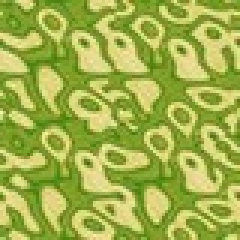
#> input picture python/imageQuilting/dat/pattern.jpg, 80 x 80 px, found by its file name (shown 3 times larger)
$ python PatchBasedSynthesis.py   (Python 2 division)   (older library calls are emulated)
#> lines starting #> are read from the running program, lines starting #| are printed output that depends on the picture; after the words box and inside, x2 and y2 are one past the last pixel; in counts of white or black regions, pixels touching at a corner belong together
#!/usr/bin/python

import cv2
import sys
import time
import numpy as np
from random import randint

img_sample = np.zeros((100,100,3), np.uint8);
img  = np.zeros((100,100,3), np.uint8);
PatchSize    = 0
OverlapWidth = 0
InitialThresConstant = 0.0
sample_width  = 0
sample_height = 0
img_height = 250
img_width  = 200

#---------------------------------------------------------------------------------------#
# |                      Best Fit Patch and related functions                           |#
#---------------------------------------------------------------------------------------#
def OverlapErrorVertical( imgPx, samplePx ):
    iLeft,jLeft   = imgPx
    iRight,jRight = samplePx
    OverlapErr = 0
    diff = np.zeros((3))
    for i in range( PatchSize ):
        for j in range( OverlapWidth ):
            diff[0] =  int(img[i + iLeft, j+ jLeft][0]) - int(img_sample[i + iRight, j + jRight][0])
            diff[1] =  int(img[i + iLeft, j+ jLeft][1]) - int(img_sample[i + iRight, j + jRight][1])
            diff[2] =  int(img[i + iLeft, j+ jLeft][2]) - int(img_sample[i + iRight, j + jRight][2])
            OverlapErr += (diff[0]**2 + diff[1]**2 + diff[2]**2)**0.5
    return OverlapErr

def OverlapErrorHorizntl( leftPx, rightPx ):
    iLeft,jLeft = leftPx
    iRight,jRight = rightPx
    OverlapErr = 0
    diff = np.zeros((3))
    for i in range( OverlapWidth ):
        for j in range( PatchSize ):
            diff[0] =  int(img[i + iLeft, j+ jLeft][0]) - int(img_sample[i + iRight, j + jRight][0])
            diff[1] =  int(img[i + iLeft, j+ jLeft][1]) - int(img_sample[i + iRight, j + jRight][1])
            diff[2] =  int(img[i + iLeft, j+ jLeft][2]) - int(img_sample[i + iRight, j + jRight][2])
            OverlapErr += (diff[0]**2 + diff[1]**2 + diff[2]**2)**0.5
    return OverlapErr

def GetBestPatches( px, ThresholdOverlapError ):#Will get called in GrowImage
    PixelList = []
    #check for top layer
    if px[0] == 0:
        for i in range(sample_height - PatchSize):
            for j in range(OverlapWidth, sample_width - PatchSize ):
                error = OverlapErrorVertical( (px[0], px[1] - OverlapWidth), (i, j - OverlapWidth)  )
                #print "- Test Patch (%d, %d), Vertical overlap error=%f" %(i, j,error)
                if error  < ThresholdOverlapError:
                    PixelList.append((i,j))
                elif error < ThresholdOverlapError/2:
                    return [(i,j)]
    #check for leftmost layer
    elif px[1] == 0:
        for i in range(OverlapWidth, sample_height - PatchSize ):
            for j in range(sample_width - PatchSize):
                error = OverlapErrorHorizntl( (px[0] - OverlapWidth, px[1]), (i - OverlapWidth, j)  )
                #print "- Test Patch (%d, %d), Horizntl overlap error=%f" %(i, j,error)
                if error  < ThresholdOverlapError:
                    PixelList.append((i,j))
                elif error < ThresholdOverlapError/2:
                    return [(i,j)]
    #for pixel placed inside
    else:
        for i in range(OverlapWidth, sample_height - PatchSize):
            for j in range(OverlapWidth, sample_width - PatchSize):
                error_Vertical   = OverlapErrorVertical( (px[0], px[1] - OverlapWidth), (i,j - OverlapWidth)  )
                error_Horizntl   = OverlapErrorHorizntl( (px[0] - OverlapWidth, px[1]), (i - OverlapWidth,j) )
                #print "- Test Patch (%d, %d), Vertical error=%f, Horizntl error=%f" %(i, j,error_Vertical, error_Horizntl)
                if error_Vertical  < ThresholdOverlapError and error_Horizntl < ThresholdOverlapError:
                    PixelList.append((i,j))
                elif error_Vertical < ThresholdOverlapError/2 and error_Horizntl < ThresholdOverlapError/2:
                    return [(i,j)]
    return PixelList

#-----------------------------------------------------------------------------------------------#
# |                              Quilting and related Functions                                 |#
#-----------------------------------------------------------------------------------------------#

def SSD_Error( offset, imgPx, samplePx ):
    err_r = int(img[imgPx[0] + offset[0], imgPx[1] + offset[1]][0]) - int(img_sample[samplePx[0] + offset[0], samplePx[1] + offset[1]][0])
    err_g = int(img[imgPx[0] + offset[0], imgPx[1] + offset[1]][1]) - int(img_sample[samplePx[0] + offset[0], samplePx[1] + offset[1]][1])
    err_b = int(img[imgPx[0] + offset[0], imgPx[1] + offset[1]][2]) - int(img_sample[samplePx[0] + offset[0], samplePx[1] + offset[1]][2])
    return (err_r**2 + err_g**2 + err_b**2) / 3.0

#---------------------------------------------------------------#
# |                  Calculating Cost                           |#
#---------------------------------------------------------------#

def GetCostVertical(imgPx, samplePx):
    Cost = np.zeros((PatchSize, OverlapWidth))
    for j in range(OverlapWidth):
        for i in range(PatchSize):
            if i == PatchSize - 1:
                Cost[i,j] = SSD_Error((i ,j - OverlapWidth), imgPx, samplePx)
            else:
                if j == 0 :
                    Cost[i,j] = SSD_Error((i , j - OverlapWidth), imgPx, samplePx) + min( SSD_Error((i + 1, j - OverlapWidth), imgPx, samplePx),SSD_Error((i + 1,j + 1 - OverlapWidth), imgPx, samplePx) )
                elif j == OverlapWidth - 1:
                    Cost[i,j] = SSD_Error((i, j - OverlapWidth), imgPx, samplePx) + min( SSD_Error((i + 1, j - OverlapWidth), imgPx, samplePx), SSD_Error((i + 1, j - 1 - OverlapWidth), imgPx, samplePx) )
                else:
                    Cost[i,j] = SSD_Error((i, j -OverlapWidth), imgPx, samplePx) + min(SSD_Error((i + 1, j - OverlapWidth), imgPx, samplePx),SSD_Error((i + 1, j + 1 - OverlapWidth), imgPx, samplePx),SSD_Error((i + 1, j - 1 - OverlapWidth), imgPx, samplePx))
    return Cost

def GetCostHorizntl(imgPx, samplePx):
    Cost = np.zeros((OverlapWidth, PatchSize))
    for i in range( OverlapWidth ):
        for j in range( PatchSize ):
            if j == PatchSize - 1:
                Cost[i,j] = SSD_Error((i - OverlapWidth, j), imgPx, samplePx)
            elif i == 0:
                Cost[i,j] = SSD_Error((i - OverlapWidth, j), imgPx, samplePx) + min(SSD_Error((i - OverlapWidth, j + 1), imgPx, samplePx), SSD_Error((i + 1 - OverlapWidth, j + 1), imgPx, samplePx))
            elif i == OverlapWidth - 1:
                Cost[i,j] = SSD_Error((i - OverlapWidth, j), imgPx, samplePx) + min(SSD_Error((i - OverlapWidth, j + 1), imgPx, samplePx), SSD_Error((i - 1 - OverlapWidth, j + 1), imgPx, samplePx))
            else:
                Cost[i,j] = SSD_Error((i - OverlapWidth, j), imgPx, samplePx) + min(SSD_Error((i - OverlapWidth, j + 1), imgPx, samplePx), SSD_Error((i + 1 - OverlapWidth, j + 1), imgPx, samplePx), SSD_Error((i - 1 - OverlapWidth, j + 1), imgPx, samplePx))
    return Cost

#---------------------------------------------------------------#
# |                  Finding Minimum Cost Path                  |#
#---------------------------------------------------------------#

def FindMinCostPathVertical(Cost):
    Boundary = np.zeros((PatchSize),np.int)
    ParentMatrix = np.zeros((PatchSize, OverlapWidth),np.int)
    for i in range(1, PatchSize):
        for j in range(OverlapWidth):
            if j == 0:
                ParentMatrix[i,j] = j if Cost[i-1,j] < Cost[i-1,j+1] else j+1
            elif j == OverlapWidth - 1:
                ParentMatrix[i,j] = j if Cost[i-1,j] < Cost[i-1,j-1] else j-1
            else:
                curr_min = j if Cost[i-1,j] < Cost[i-1,j-1] else j-1
                ParentMatrix[i,j] = curr_min if Cost[i-1,curr_min] < Cost[i-1,j+1] else j+1
            Cost[i,j] += Cost[i-1, ParentMatrix[i,j]]
    minIndex = 0
    for j in range(1,OverlapWidth):
        minIndex = minIndex if Cost[PatchSize - 1, minIndex] < Cost[PatchSize - 1, j] else j
    Boundary[PatchSize-1] = minIndex
    for i in range(PatchSize - 1,0,-1):
        Boundary[i - 1] = ParentMatrix[i,Boundary[i]]
    return Boundary

def FindMinCostPathHorizntl(Cost):
    Boundary = np.zeros(( PatchSize),np.int)
    ParentMatrix = np.zeros((OverlapWidth, PatchSize),np.int)
    for j in range(1, PatchSize):
        for i in range(OverlapWidth):
            if i == 0:
                ParentMatrix[i,j] = i if Cost[i,j-1] < Cost[i+1,j-1] else i + 1
            elif i == OverlapWidth - 1:
                ParentMatrix[i,j] = i if Cost[i,j-1] < Cost[i-1,j-1] else i - 1
            else:
                curr_min = i if Cost[i,j-1] < Cost[i-1,j-1] else i - 1
                ParentMatrix[i,j] = curr_min if Cost[curr_min,j-1] < Cost[i-1,j-1] else i + 1
            Cost[i,j] += Cost[ParentMatrix[i,j], j-1]
    minIndex = 0
    for i in range(1,OverlapWidth):
        minIndex = minIndex if Cost[minIndex, PatchSize - 1] < Cost[i, PatchSize - 1] else i
    Boundary[PatchSize-1] = minIndex
    for j in range(PatchSize - 1,0,-1):
        Boundary[j - 1] = ParentMatrix[Boundary[j],j]
    return Boundary

#---------------------------------------------------------------#
# |                      Quilting                               |#
#---------------------------------------------------------------#

def QuiltVertical(Boundary, imgPx, samplePx):
    for i in range(PatchSize):
        for j in range(Boundary[i], 0, -1):
            img[imgPx[0] + i, imgPx[1] - j] = img_sample[ samplePx[0] + i, samplePx[1] - j ]
def QuiltHorizntl(Boundary, imgPx, samplePx):
    for j in range(PatchSize):
        for i in range(Boundary[j], 0, -1):
            img[imgPx[0] - i, imgPx[1] + j] = img_sample[samplePx[0] - i, samplePx[1] + j]

def QuiltPatches( imgPx, samplePx ):
    #check for top layer
    if imgPx[0] == 0:
        Cost = GetCostVertical(imgPx, samplePx)
        #print "- Patches ", imgPx, samplePx
        #print "-   Quilting Cost ", Cost
        # Getting boundary to stitch
        Boundary = FindMinCostPathVertical(Cost)
        #Quilting Patches
        QuiltVertical(Boundary, imgPx, samplePx)
    #check for leftmost layer
    elif imgPx[1] == 0:
        Cost = GetCostHorizntl(imgPx, samplePx)
        #Boundary to stitch
        Boundary = FindMinCostPathHorizntl(Cost)
        #Quilting Patches
        QuiltHorizntl(Boundary, imgPx, samplePx)
    #for pixel placed inside
    else:
        CostVertical = GetCostVertical(imgPx, samplePx)
        CostHorizntl = GetCostHorizntl(imgPx, samplePx)
        BoundaryVertical = FindMinCostPathVertical(CostVertical)
        BoundaryHorizntl = FindMinCostPathHorizntl(CostHorizntl)
        QuiltVertical(BoundaryVertical, imgPx, samplePx)
        QuiltHorizntl(BoundaryHorizntl, imgPx, samplePx)

#--------------------------------------------------------------------------------------------------------#
#                                   Growing Image Patch-by-patch                                        |#
#--------------------------------------------------------------------------------------------------------#

def FillImage( imgPx, samplePx ):
    for i in range(PatchSize):
        for j in range(PatchSize):
            img[ imgPx[0] + i, imgPx[1] + j ] = img_sample[ samplePx[0] + i, samplePx[1] + j ]


def synthesisTexture(InputName, patchLen, overlapSize, InitialThresConstant, verbose):
#> called with InputName = '.\\dat\\pattern.jpg', patchLen = 30, overlapSize = 5, InitialThresConstant = 75, verbose = True
    global img_sample
    global img
    global sample_width
    global sample_height
    global OverlapWidth
    global PatchSize

    OverlapWidth = overlapSize
    PatchSize = patchLen
    img_sample = cv2.imread(InputName)
#> img_sample is the input picture: shape (80, 80, 3); mean B, G, R 73.6, 176.2, 160.8
    if verbose == True:
        print  "- img_sample type: ",type(img_sample).__module__,type(img_sample).__name__
#| - img_sample type:  numpy ndarray

    sample_width  = img_sample.shape[1]
#> sample_width = 80
    sample_height = img_sample.shape[0]
#> sample_height = 80
    img = np.zeros((img_height,img_width,3), np.uint8)
    if verbose == True:
        print  "- Sample Image: %dX%d." % (sample_width, sample_height)
#| - Sample Image: 80X80.
        print  "- Overlap width=%d, InitialThreadConst=%d." % (OverlapWidth, InitialThresConstant)
        print  "- Systhesised Image: %dX%d" % (img_width, img_height)

    #randomly pick a patch to begin
    randomPatchHeight = randint(0, sample_height - PatchSize)
#> randomPatchHeight = 24
    randomPatchWidth  = randint(0, sample_width  - PatchSize)
#> randomPatchWidth = 48
    for i in range(PatchSize):
        for j in range(PatchSize):
            img[i, j] = img_sample[randomPatchHeight + i, randomPatchWidth + j]
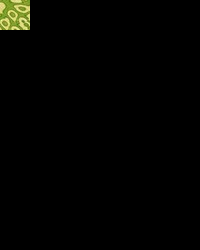
#> img: shape (250, 200, 3); mean B, G, R 1.3, 3.2, 2.9

    #initializating next
    GrowPatchLocation = (0,PatchSize)
    if verbose == True:
        print "- Init Location: ", GrowPatchLocation

    pixelsCompleted = 0
    TotalPatches = ( (img_height - 1 )/ PatchSize )*((img_width)/ PatchSize) - 1

    #Iterate
    while GrowPatchLocation[0] + PatchSize < img_height:
        pixelsCompleted += 1
        ThresholdConstant = InitialThresConstant

        print "- Current Location: ", GrowPatchLocation
        cv2.imshow('Textured Image',img)
        cv2.waitKey(1)
        progress = 0
        while progress == 0:
            ThresholdOverlapError = ThresholdConstant * PatchSize * OverlapWidth
            #Get Best matches for current pixel
            print "- Iterate all possible Patches, ThresholdOverlapError = %f." % ThresholdOverlapError
            List = GetBestPatches(GrowPatchLocation, ThresholdOverlapError)
            #Found matched candidates, do quilting
            if len(List) > 0:
                progress = 1
                #Randomly pick a patch from best fit patches
                sampleMatch = List[ randint(0, len(List) - 1) ]

                #deep copy
                tempImage = img_sample.copy();
                tempPt1   = sampleMatch
                tempPt2   = (sampleMatch[0] + PatchSize, sampleMatch[1] + PatchSize)
                print "- Selected Patch Location: ", tempPt1, tempPt2
#| - Selected Patch Location:  (31, 38) (61, 68)
                cv2.rectangle(tempImage, tempPt1, tempPt2, (255, 0, 0)) #draw selected patch
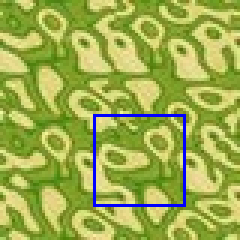
#> tempImage: shape (80, 80, 3) (shown 3 times larger); 1.88% of pixels changed, all inside (x1, y1, x2, y2) = (31, 38, 62, 69)
                cv2.imshow('Selected Patch',tempImage)
                cv2.waitKey(1)

                FillImage( GrowPatchLocation, sampleMatch )
#> after the loop in FillImage, `for i in range(PatchSize):`:
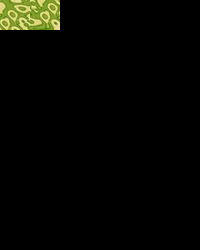
#> img: shape (250, 200, 3); 1.8% of pixels changed, all inside (x1, y1, x2, y2) = (30, 0, 60, 30)


                QuiltPatches( GrowPatchLocation, sampleMatch ) #Quilt Patches
#> after the loop in QuiltVertical, `for i in range(PatchSize):`: img: shape (250, 200, 3); 0.12% of pixels changed, all inside (x1, y1, x2, y2) = (26, 2, 30, 30)
                print "- Quit patches ", GrowPatchLocation, sampleMatch
#| - Quit patches  (0, 30) (31, 38)

                #Upadate next patch location
                GrowPatchLocation = (GrowPatchLocation[0], GrowPatchLocation[1] + PatchSize)
                if GrowPatchLocation[1] + PatchSize > img_width:
                    GrowPatchLocation = (GrowPatchLocation[0] + PatchSize, 0)

            # no candidate patches found, adjust threshold, search again
            else:
                ThresholdConstant *= 1.1
        # print pixelsCompleted, ThresholdConstant

    # Displaying Result
    sys.stdout.write('- Done.')
    cv2.imshow('Textured Image',img)
    cv2.waitKey(0)
    cv2.destroyAllWindows()

if __name__ == '__main__':
    print "- Unit test."
    InputName = '.\\dat\\pattern.jpg'
    PatchSize = 30
    OverlapWidth = 5
    InitialThresConstant = 75.0
    verbose = True
    synthesisTexture(InputName, PatchSize, OverlapWidth, InitialThresConstant, verbose)
